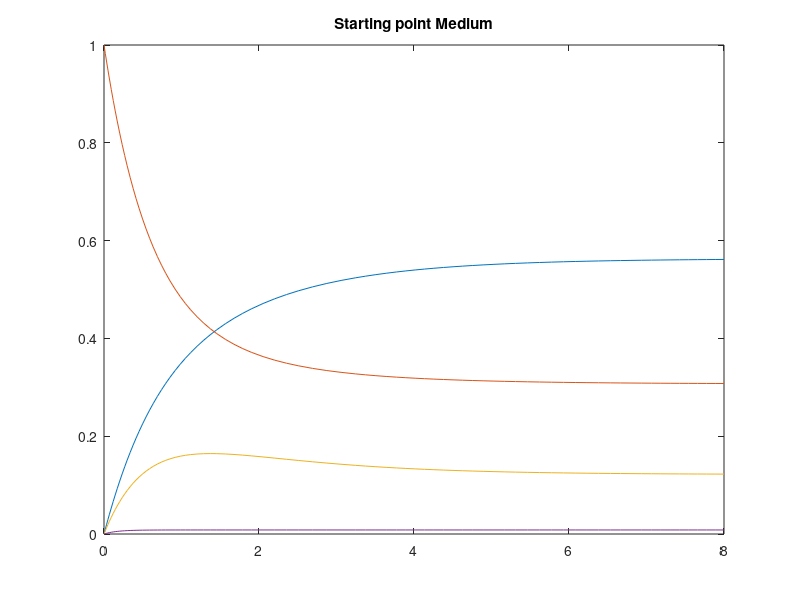
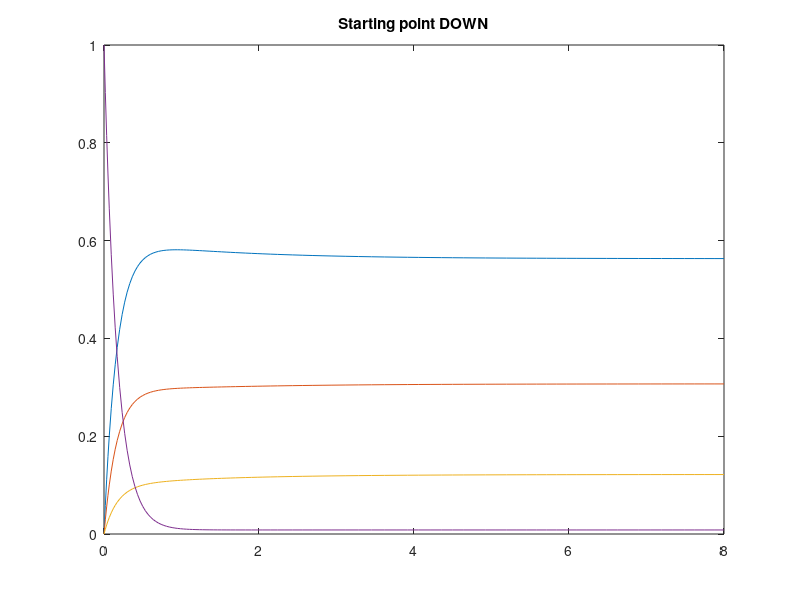

These figures' MATLAB source, in order:
% Marcos Vinicius Firmino Pietrucci
% 10914211
% Assigment 8

%Defining the exponential rates
lb1 = 0.33;
lb2 = 0.6;
lb3 = 0.4;
lb4 = 1.0;  
lb5 = 0.05;
lbd = 6.0;  %Related to Down states

%Defining the recovery probability from Down State
p1=0.6;
p2=0.3;
p3=0.1;

%Generating the states vectors
LOW = [-lb1-lb5,lb1, 0, lb5];
MED = [lb2, -lb2-lb3-lb5, lb3, lb5];
HIGH = [0, lb4,-lb4-lb5, lb5];

qdd=p1*lbd+p2*lbd+p3*lbd;
DOWN = [p1*lbd, p2*lbd, p3*lbd, -(qdd)];

%Creating the infentesimal generator
Q = [LOW;MED;HIGH;DOWN];

%Computing the solution
s=sum(Q');
%s(abs(s) < tolerance) = 0;
p_MED = [0, 1, 0, 0];
p_DWN = [0, 0, 0, 1];
T = [0 8];

% Display the infinitesimal generator
disp('Infinitesimal Generator:');
disp(Q);
[t, Sol] = ode45(@(t,x) Q'*x,T, p_MED');
figure;
plot(t, Sol, "-");
title("Starting point Medium")

[t, Sol] = ode45(@(t,x) Q'*x, T, p_DWN');
figure;
plot(t, Sol, "-");
title("Starting point DOWN")
